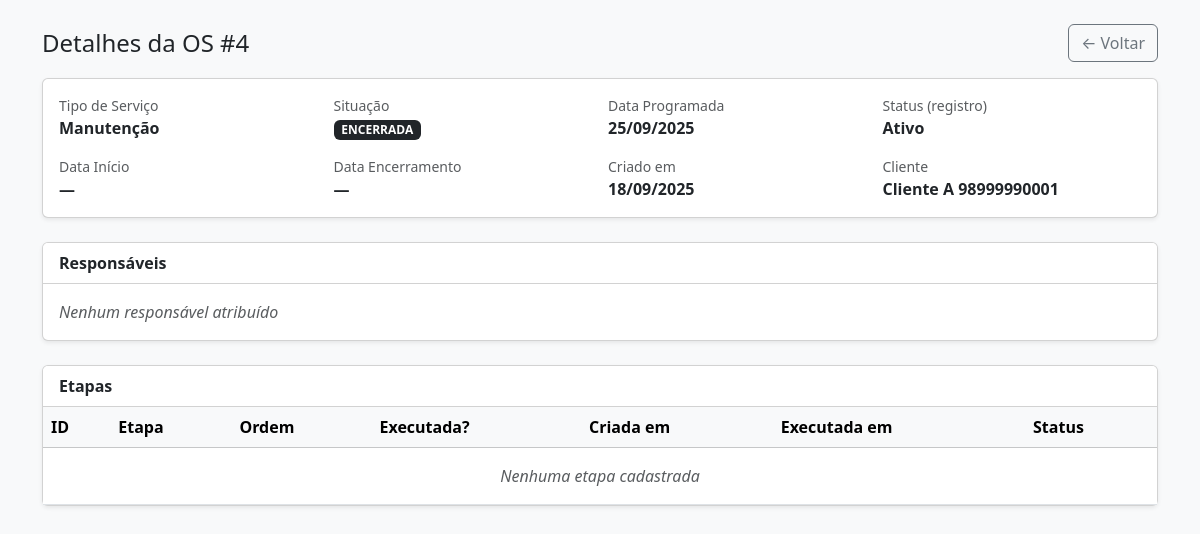
Page /DetalhesOS.php?id=4 (signed in) on the committed database.
### tables this page shows
CREATE TABLE `servicos_os` (
  `id` int(11) NOT NULL,
  `servico_tipo_id` int(11) NOT NULL COMMENT 'Tipo de Serviço',
  `nome_cliente` varchar(250) DEFAULT NULL COMMENT 'Nome do Cliente',
  `numero_cliente` varchar(250) DEFAULT NULL COMMENT 'Contato do Cliente',
  `criado_por_cpf` int(11) NOT NULL COMMENT 'Matricula do Gerador da OS',
  `criado_em` date NOT NULL,
  `data_inicio` date DEFAULT NULL,
  `data_programada` date DEFAULT NULL COMMENT 'Data Programada para Encerramento',
  `data_encerramento` date DEFAULT NULL,
  `situacao` varchar(20) NOT NULL DEFAULT 'ANDAMENTO' COMMENT 'ANDAMENTO/PENDENTE/ENCERRADA',
  `status` varchar(20) NOT NULL COMMENT 'Ativo/Inativo?'
);

CREATE TABLE `servicos_tipos` (
  `id` int(11) NOT NULL,
  `tipo` varchar(250) NOT NULL COMMENT 'Tipo de Serviço',
  `status` varchar(7) NOT NULL COMMENT 'Ativo/Inativo?'
);

### DetalhesOS.php (the view, shortened to what this page needs)
<?php
require_once __DIR__ . '/backend/conexao.php';
$id = isset($_GET['id']) ? (int)$_GET['id'] : 0;
$sqlOS = "
    SELECT
        os.id,
        os.servico_tipo_id,
        os.nome_cliente,
        os.numero_cliente,
        os.data_programada,
        os.data_inicio,
        os.data_encerramento,
        os.situacao,
        os.status,
        os.criado_em,
        st.tipo AS tipo_servico
    FROM servicos_os os
    LEFT JOIN servicos_tipos st
           ON st.id = os.servico_tipo_id
    WHERE os.id = :id
    LIMIT 1
";
$stmtOS = $conexao->prepare($sqlOS);
$stmtOS->bindValue(':id', $id, PDO::PARAM_INT);
$stmtOS->execute();
$os = $stmtOS->fetch(PDO::FETCH_ASSOC);
$sqlResp = "
    SELECT DISTINCT
        u.matricula,
        u.nome
    FROM servico_etapas se
    JOIN servico_etapas_responsavel ser
      ON ser.servico_etapa_id = se.id
     AND ser.status = 'Ativo'
    JOIN users u
      ON u.matricula = ser.responsavel
     AND u.status = 'Ativo'
    WHERE se.servico_os_id = :id
      AND se.status = 'Ativo'
    ORDER BY u.nome
";
$stmtResp = $conexao->prepare($sqlResp);
$stmtResp->bindValue(':id', $id, PDO::PARAM_INT);
$stmtResp->execute();
$responsaveis = $stmtResp->fetchAll(PDO::FETCH_ASSOC);
$sqlEtapas = "
    SELECT
        se.id,
        se.etapa,
        se.ordem,
        se.execucao,        -- tinyint(1) 0/1
        se.criada_em,       -- date
        se.executada_em,    -- date (nullable)
        se.status
    FROM servico_etapas se
    WHERE se.servico_os_id = :id
    ORDER BY se.ordem ASC, se.id ASC
";
$stmtEtapas = $conexao->prepare($sqlEtapas);
$stmtEtapas->bindValue(':id', $id, PDO::PARAM_INT);
$stmtEtapas->execute();
$etapas = $stmtEtapas->fetchAll(PDO::FETCH_ASSOC);
function fmtDate($d) {
    if (empty($d)) return '—';
    $t = strtotime($d);
    return date('d/m/Y', $t);
}
function badgeSituacao($sit) {
    $sit = strtoupper((string)$sit);
    $cls = 'bg-secondary';
    if ($sit === 'ANDAMENTO') $cls = 'bg-success';
    elseif ($sit === 'PENDENTE') $cls = 'bg-warning';
    elseif ($sit === 'ENCERRADA') $cls = 'bg-dark';
    return ['text' => $sit ?: '—', 'class' => $cls];
}
?>
<!DOCTYPE html>
<html lang="pt-br">
<head>
  <link href="https://cdn.jsdelivr.net/npm/bootstrap@5.3.7/dist/css/bootstrap.min.css" rel="stylesheet">
</head>
<body class="bg-light">
  <div class="container py-4">
    <div class="d-flex justify-content-between align-items-center mb-3">
      <h1 class="h4 m-0">Detalhes da OS #<?= (int)$os['id'] ?></h1>
      <div class="d-flex gap-2">
        <a href="servicos.php" class="btn btn-outline-secondary">← Voltar</a>
      </div>
    </div>
    <div class="card mb-4 shadow-sm">
      <div class="card-body">
        <div class="row g-3">
          <div class="col-md-3">
            <div class="text-muted small">Tipo de Serviço</div>
            <div class="fw-semibold"><?= htmlspecialchars($os['tipo_servico'] ?? '—', ENT_QUOTES, 'UTF-8') ?></div>
          </div>
          <div class="col-md-3">
            <div class="text-muted small">Situação</div>
            <?php $b = badgeSituacao($os['situacao'] ?? null); ?>
            <span class="badge <?= $b['class'] ?>"><?= htmlspecialchars($b['text'], ENT_QUOTES, 'UTF-8') ?></span>
          </div>
          <div class="col-md-3">
            <div class="text-muted small">Data Programada</div>
            <div class="fw-semibold"><?= fmtDate($os['data_programada'] ?? null) ?></div>
          </div>
          <div class="col-md-3">
            <div class="text-muted small">Status (registro)</div>
            <div class="fw-semibold"><?= htmlspecialchars($os['status'] ?? '—', ENT_QUOTES, 'UTF-8') ?></div>
          </div>
          <div class="col-md-3">
            <div class="text-muted small">Data Início</div>
            <div class="fw-semibold"><?= fmtDate($os['data_inicio'] ?? null) ?></div>
          </div>
          <div class="col-md-3">
            <div class="text-muted small">Data Encerramento</div>
            <div class="fw-semibold"><?= fmtDate($os['data_encerramento'] ?? null) ?></div>
          </div>
          <div class="col-md-3">
            <div class="text-muted small">Criado em</div>
            <div class="fw-semibold"><?= fmtDate($os['criado_em'] ?? null) ?></div>
          </div>
          <div class="col-md-3">
            <div class="text-muted small">Cliente</div>
            <div class="fw-semibold">
              <?php
                $cli = trim(($os['nome_cliente'] ?? '') . ' ' . ($os['numero_cliente'] ?? ''));
                echo $cli ? htmlspecialchars($cli, ENT_QUOTES, 'UTF-8') : '—';
              ?>
            </div>
          </div>
        </div>
      </div>
    </div>
    <div class="card mb-4 shadow-sm">
      <div class="card-header bg-white"><strong>Responsáveis</strong></div>
      <div class="card-body p-0">
        <?php if (!$responsaveis): ?>
          <div class="p-3 text-muted fst-italic">Nenhum responsável atribuído</div>
        <?php endif; ?>
      </div>
    </div>
    <div class="card mb-4 shadow-sm">
      <div class="card-header bg-white"><strong>Etapas</strong></div>
      <div class="table-responsive">
        <table class="table table-hover align-middle mb-0">
          <thead class="table-light">
            <tr>
              <th>ID</th>
              <th>Etapa</th>
              <th>Ordem</th>
              <th>Executada?</th>
              <th>Criada em</th>
              <th>Executada em</th>
              <th>Status</th>
            </tr>
          </thead>
          <tbody>
            <?php if (!$etapas): ?>
              <tr>
                <td colspan="7" class="text-muted fst-italic text-center py-3">Nenhuma etapa cadastrada</td>
              </tr>
            <?php endif; ?>
          </tbody>
        </table>
      </div>
    </div>
  </div>
</body>
</html>

### rows in the picture
servicos_os: id "4", servicos_tipos.tipo "Manutenção", situacao "ENCERRADA", data_programada "25/09/2025", status "Ativo", data_inicio "—", data_encerramento "—", criado_em "18/09/2025", cli "Cliente A 98999990001"
